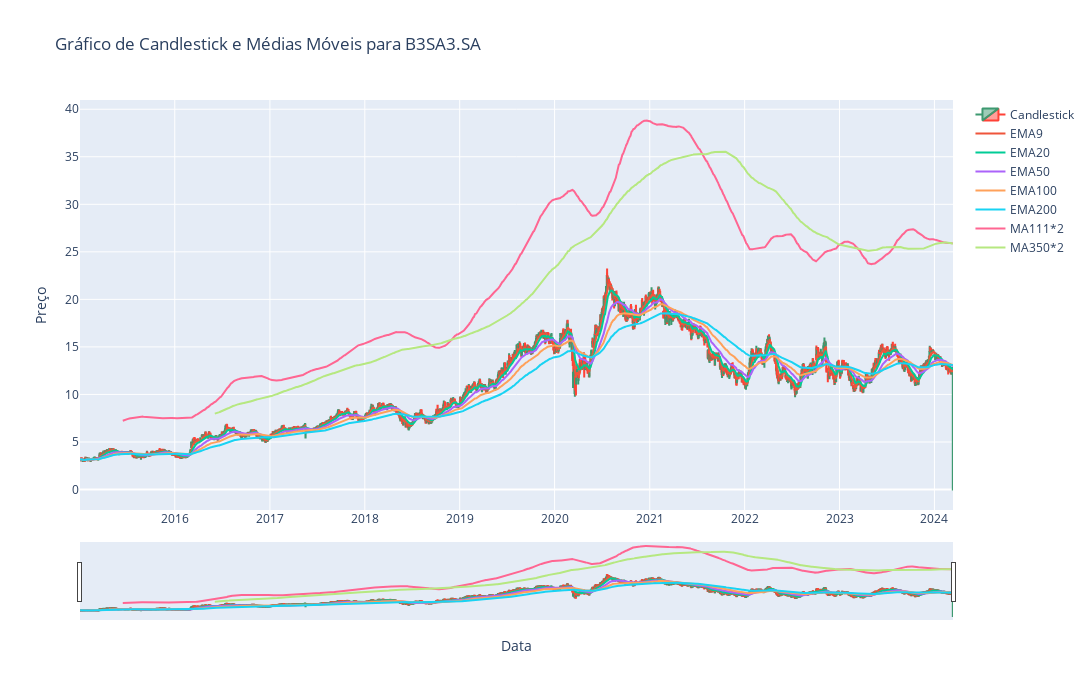

Notebook code for this chart:
### Code cell
# Cria um gráfico de candlestick usando o Plotly
fig = go.Figure(data=[go.Candlestick(x=df.index,
                open=df['Open'],
                high=df['High'],
                low=df['Low'],
                close=df['Close'],
                name='Candlestick')])

# Adiciona as médias móveis ao gráfico
fig.add_trace(go.Scatter(x=df.index, y=df['EMA9'], mode='lines', name='EMA9'))
fig.add_trace(go.Scatter(x=df.index, y=df['EMA20'], mode='lines', name='EMA20'))
fig.add_trace(go.Scatter(x=df.index, y=df['EMA50'], mode='lines', name='EMA50'))
fig.add_trace(go.Scatter(x=df.index, y=df['EMA100'], mode='lines', name='EMA100'))
fig.add_trace(go.Scatter(x=df.index, y=df['EMA200'], mode='lines', name='EMA200'))
fig.add_trace(go.Scatter(x=df.index, y=df['MA111*2'], mode='lines', name='MA111*2'))
fig.add_trace(go.Scatter(x=df.index, y=df['MA350*2'], mode='lines', name='MA350*2'))

if ticker=="^BVSP":
    ticker='IBOV'

# Configura o layout do gráfico
fig.update_layout(
    width=1500,
    height=700,
    title=f"Gráfico de Candlestick e Médias Móveis para {ticker}",
    xaxis_title="Data",
    yaxis_title="Preço",
    showlegend=True
)

# Exibe o gráfico
fig.show()

### Figure 1 — Plotly figure (JSON) as saved in the notebook; plotly's stock layout.template omitted (floating-point values rounded to 4 significant figures; data arrays with more than 128 entries replaced by an {"elided": "..."} marker saying what was removed)
{"data": [{"close": {"elided": "2285 float values"}, "high": {"elided": "2285 float values"}, "low": {"elided": "2285 float values"}, "name": "Candlestick", "open": {"elided": "2285 float values"}, "type": "candlestick", "x": {"elided": "2285 str values"}}, {"mode": "lines", "name": "EMA9", "type": "scatter", "x": {"elided": "2285 str values"}, "y": {"elided": "2285 float values"}}, {"mode": "lines", "name": "EMA20", "type": "scatter", "x": {"elided": "2285 str values"}, "y": {"elided": "2285 float values"}}, {"mode": "lines", "name": "EMA50", "type": "scatter", "x": {"elided": "2285 str values"}, "y": {"elided": "2285 float values"}}, {"mode": "lines", "name": "EMA100", "type": "scatter", "x": {"elided": "2285 str values"}, "y": {"elided": "2285 float values"}}, {"mode": "lines", "name": "EMA200", "type": "scatter", "x": {"elided": "2285 str values"}, "y": {"elided": "2285 float values"}}, {"mode": "lines", "name": "MA111*2", "type": "scatter", "x": {"elided": "2285 str values"}, "y": {"elided": "2285 float values"}}, {"mode": "lines", "name": "MA350*2", "type": "scatter", "x": {"elided": "2285 str values"}, "y": {"elided": "2285 float values"}}], "layout": {"height": 700, "showlegend": true, "title": {"text": "Gráfico de Candlestick e Médias Móveis para B3SA3.SA"}, "width": 1500, "xaxis": {"title": {"text": "Data"}}, "yaxis": {"title": {"text": "Preço"}}}}
